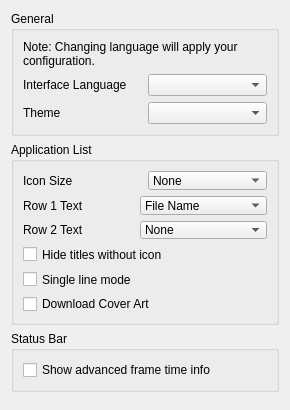
<?xml version="1.0" encoding="UTF-8"?>
<ui version="4.0">
 <class>ConfigureUi</class>
 <widget class="QWidget" name="ConfigureUi">
  <property name="geometry">
   <rect>
    <x>0</x>
    <y>0</y>
    <width>290</width>
    <height>280</height>
   </rect>
  </property>
  <layout class="QVBoxLayout" name="verticalLayout">
   <item>
    <widget class="QGroupBox" name="general_groupBox">
     <property name="title">
      <string>General</string>
     </property>
     <layout class="QHBoxLayout" name="horizontalLayout">
      <item>
       <layout class="QVBoxLayout" name="verticalLayout_2">
        <item>
         <widget class="QLabel" name="label_change_language_info">
          <property name="text">
           <string>Note: Changing language will apply your configuration.</string>
          </property>
          <property name="wordWrap">
           <bool>true</bool>
          </property>
         </widget>
        </item>
        <item>
         <layout class="QHBoxLayout" name="horizontalLayout_2">
          <item>
           <widget class="QLabel" name="language_label">
            <property name="text">
             <string>Interface Language</string>
            </property>
           </widget>
          </item>
          <item>
           <widget class="QComboBox" name="language_combobox"/>
          </item>
         </layout>
        </item>
        <item>
         <layout class="QHBoxLayout" name="horizontalLayout_3">
          <item>
           <widget class="QLabel" name="theme_label">
            <property name="text">
             <string>Theme</string>
            </property>
           </widget>
          </item>
          <item>
           <widget class="QComboBox" name="theme_combobox"/>
          </item>
         </layout>
        </item>
       </layout>
      </item>
     </layout>
    </widget>
   </item>
   <item>
    <widget class="QGroupBox" name="game_list_groupBox">
     <property name="title">
      <string>Application List</string>
     </property>
     <layout class="QHBoxLayout" name="horizontalLayout_4">
      <item>
       <layout class="QVBoxLayout" name="verticalLayout_3">
        <item>
         <layout class="QHBoxLayout" name="horizontalLayout_5">
          <item>
           <widget class="QLabel" name="icon_size_label">
            <property name="text">
             <string>Icon Size</string>
            </property>
           </widget>
          </item>
          <item>
           <widget class="QComboBox" name="icon_size_combobox">
            <item>
             <property name="text">
              <string>None</string>
             </property>
            </item>
            <item>
             <property name="text">
              <string>Small (24x24)</string>
             </property>
            </item>
            <item>
             <property name="text">
              <string>Large (48x48)</string>
             </property>
            </item>
           </widget>
          </item>
         </layout>
        </item>
        <item>
         <layout class="QHBoxLayout" name="horizontalLayout_6">
          <item>
           <widget class="QLabel" name="row_1_text_label">
            <property name="text">
             <string>Row 1 Text</string>
            </property>
           </widget>
          </item>
          <item>
           <widget class="QComboBox" name="row_1_text_combobox">
            <item>
             <property name="text">
              <string>File Name</string>
             </property>
            </item>
            <item>
             <property name="text">
              <string>Full Path</string>
             </property>
            </item>
            <item>
             <property name="text">
              <string>Title Name (short)</string>
             </property>
            </item>
            <item>
             <property name="text">
              <string>Title ID</string>
             </property>
            </item>
            <item>
             <property name="text">
              <string>Title Name (long)</string>
             </property>
            </item>
           </widget>
          </item>
         </layout>
        </item>
        <item>
         <layout class="QHBoxLayout" name="horizontalLayout_7">
          <item>
           <widget class="QLabel" name="row_2_text_label">
            <property name="text">
             <string>Row 2 Text</string>
            </property>
           </widget>
          </item>
          <item>
           <widget class="QComboBox" name="row_2_text_combobox">
            <item>
             <property name="text">
              <string>None</string>
             </property>
            </item>
            <item>
             <property name="text">
              <string>File Name</string>
             </property>
            </item>
            <item>
             <property name="text">
              <string>Full Path</string>
             </property>
            </item>
            <item>
             <property name="text">
              <string>Title Name (short)</string>
             </property>
            </item>
            <item>
             <property name="text">
              <string>Title ID</string>
             </property>
            </item>
            <item>
             <property name="text">
              <string>Title Name (long)</string>
             </property>
            </item>
           </widget>
          </item>
         </layout>
        </item>
        <item>
         <widget class="QCheckBox" name="toggle_hide_no_icon">
          <property name="text">
           <string>Hide titles without icon</string>
          </property>
         </widget>
        </item>
        <item>
         <widget class="QCheckBox" name="toggle_single_line_mode">
          <property name="text">
           <string>Single line mode</string>
          </property>
         </widget>
        </item>
        <item>
         <widget class="QCheckBox" name="toggle_download_covers">
          <property name="text">
           <string>Download Cover Art</string>
          </property>
          <property name="toolTip">
           <string>Covers of DS, GBA and Game Boy games for the VR Games tab, looked up by file name. Nothing else is sent.</string>
          </property>
         </widget>
        </item>
       </layout>
      </item>
     </layout>
    </widget>
   </item>
   <item>
    <widget class="QGroupBox" name="status_bar_groupBox">
     <property name="title">
      <string>Status Bar</string>
     </property>
     <layout class="QHBoxLayout" name="horizontalLayout_14">
      <item>
       <layout class="QVBoxLayout" name="verticalLayout_13">
        <item>
         <widget class="QCheckBox" name="show_advanced_frametime_info">
          <property name="text">
           <string>Show advanced frame time info</string>
          </property>
         </widget>
        </item>
       </layout>
      </item>
     </layout>
    </widget>
   </item>
    <item>
    <spacer>
     <property name="orientation">
      <enum>Qt::Vertical</enum>
     </property>
    </spacer>
   </item>
  </layout>
 </widget>
 <resources/>
 <connections/>
</ui>
